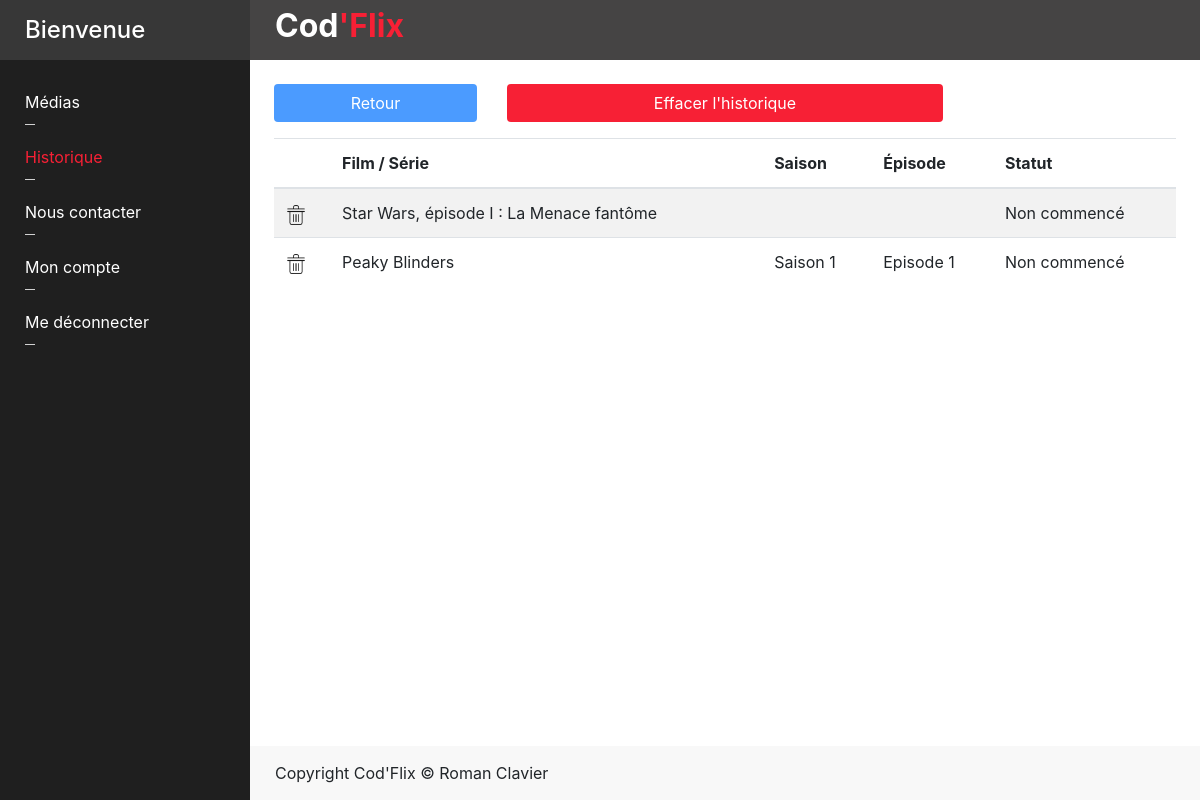
The page /index.php?action=history (signed in) on the database its author committed.
### tables this page shows
CREATE TABLE `media` (
  `id` int(11) NOT NULL,
  `genre_id` int(11) NOT NULL,
  `title` varchar(100) NOT NULL,
  `type` varchar(20) NOT NULL,
  `status` varchar(20) NOT NULL,
  `duration` time DEFAULT NULL,
  `release_date` date NOT NULL,
  `summary` longtext NOT NULL,
  `trailer_url` varchar(100) NOT NULL
);

CREATE TABLE `series` (
  `id` int(11) NOT NULL,
  `serie_id` int(11) NOT NULL,
  `saison` int(11) NOT NULL,
  `episode` int(11) NOT NULL,
  `name` varchar(254) NOT NULL,
  `summary` longtext NOT NULL,
  `duration` time NOT NULL,
  `url` varchar(100) NOT NULL
);

### model/history.php (called while the page is built, shortened)
<?php
class History
{
    public static function getHistoryByUserId($userId) : array
    {
        $db = init_db();
        $sql = "SELECT * FROM history WHERE user_id = " . $userId . " ORDER BY lastTimeOpened DESC";
        $req = $db->prepare($sql);
        $req->execute();
        return $req->fetchAll();
    }
}

### model/media.php (called while the page is built, shortened)
<?php
class Media
{
    public static function getMediaById($id)
    {
        $db = init_db();
        $sql = "SELECT * FROM media WHERE id = " . $id;
        $req = $db->prepare($sql);
        $req->execute();
        return $req->fetch();
    }
    public static function getEpisodeById($episode_id)
    {
        $db = init_db();
        $sql = "SELECT * FROM series WHERE id = " . $episode_id;
        $req = $db->prepare($sql);
        $req->execute();
        return $req->fetch();
    }
}

### view/historyView.php (the view, shortened to what this page needs)
<div>
    <div class="form-group">
        <div class="row">
            <div class="col-md-3">
                <a href="index.php?action=media" class="btn btn-block bg-blue"><span style="color: white">Retour</span></a>
            </div>
            <div class="col-md-6">
                <a class="btn btn-block bg-red"
                    <?php
                        echo "href='index.php?action=history&deleteall=" . $_SESSION["user_id"] . "'";
                    ?>
                >
                    <span style="color: white">Effacer l'historique</span>
                </a>
            </div>
        </div>
    </div>
    <table class="table table-striped">
        <thead>
            <tr>
                <th></th>
                <th>Film / Série</th>
                <th>Saison</th>
                <th>Épisode</th>
                <th>Statut</th>
            </tr>
        </thead>
        <tbody>
        <?php
            if (sizeof($history) === 0) {
                echo "<tr>";
                    echo "<td>" . null . "</td>";
                    echo "<td>Votre historique est vide</td>";
                    echo "<td>" . null . "</td>";
                    echo "<td>" . null . "</td>";
                    echo "<td>" . null . "</td>";
                echo "</tr>";
            } else {
                foreach ($history as $key => $media) {
                    $title = $media["title"];
                    $saison = null;
                    $episode = null;
                    $started = $watchDurations[$key] == 0 ? "Non commencé" :
                        ($watchDurations[$key] >= $media["duration"] ? "Terminé" : "En cours");
                    if ($media["type"] === "Série") {
                        $serie_episode = Media::getEpisodeById($episodesIds[$key]);
                        $saison = "Saison " . $serie_episode["saison"];
                        $episode = "Episode " . $serie_episode["episode"];
                    }
                    echo "<tr>";
                        echo "<td>";
                            echo "<a href=index.php?action=history&delete=" . $historySql[$key]["id"] . ">";
                                echo "<img src='public/img/trash_icon.png' class='history-trash-icon'/>";
                            echo "</a>";
                        echo "</td>";
                        echo "<td>$title </td>";
                        echo "<td>$saison </td>";
                        echo "<td>$episode</td>";
                        echo "<td>$started</td>";
                    echo "</tr>";
                }
            }
        ?>
        </tbody>
    </table>
</div>
<?php require('dashboard.php'); ?>

### public/css/partials/variables.css (style rules this page uses)
:root { --color-red: #f72035; --color-blue: #4b9bff; --color-gray: #b3b3b3; }

### public/css/layout/main/structure.css (style rules this page uses)
.bg-red { background-color: var(--color-red) !important; }
.bg-blue { background-color: var(--color-blue) !important; }

### public/css/layout/pages/history.css (style rules this page uses)
.history-trash-icon { width: 20px; }

### rows shown on the page
media: title "Star Wars, épisode I : La Menace fantôme", started "Non commencé"
media: title "Peaky Blinders", series.saison "Saison 1", series.episode "Episode 1", started "Non commencé"
